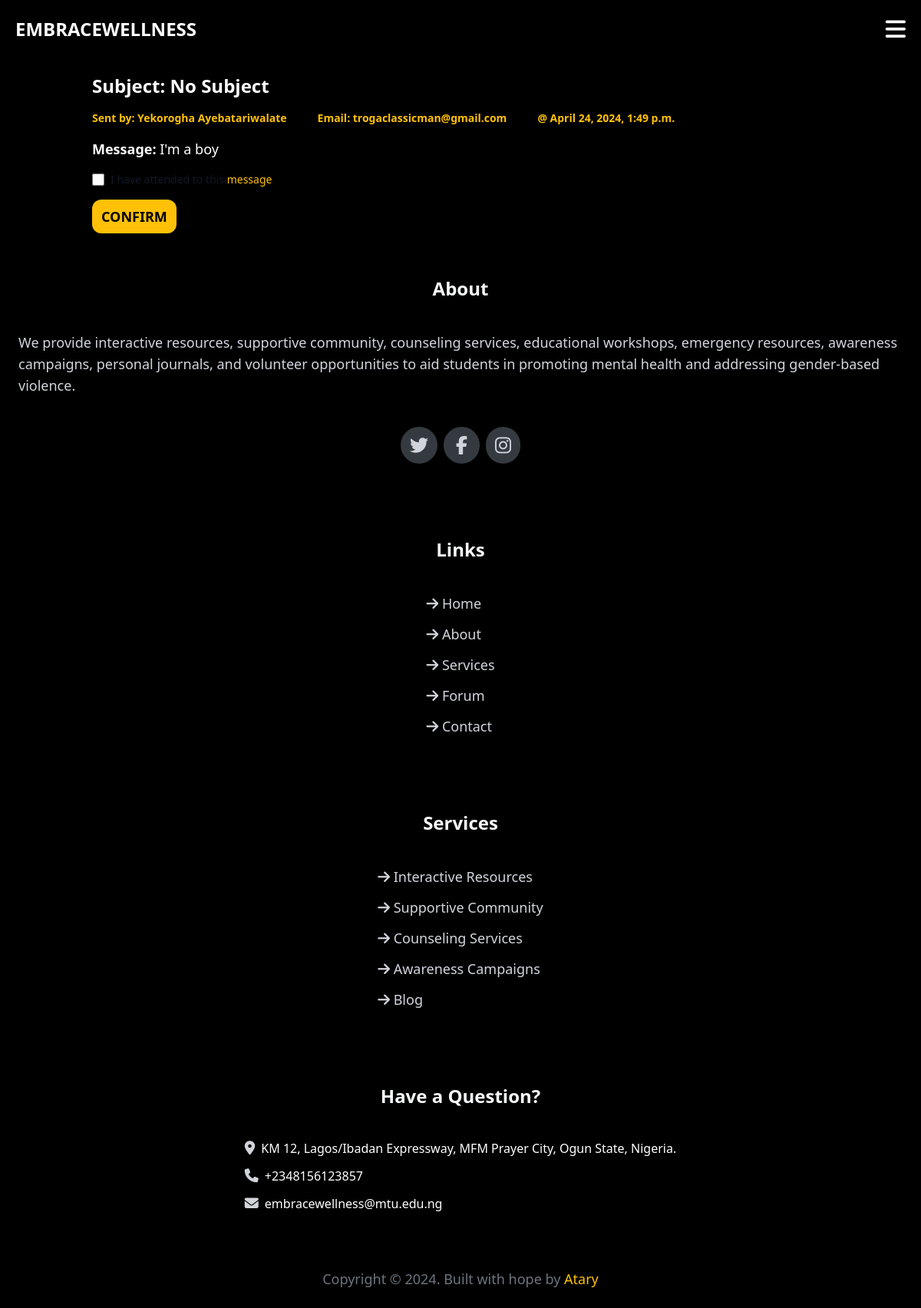
The page /direct_messages/1/ on the database as committed earlier.
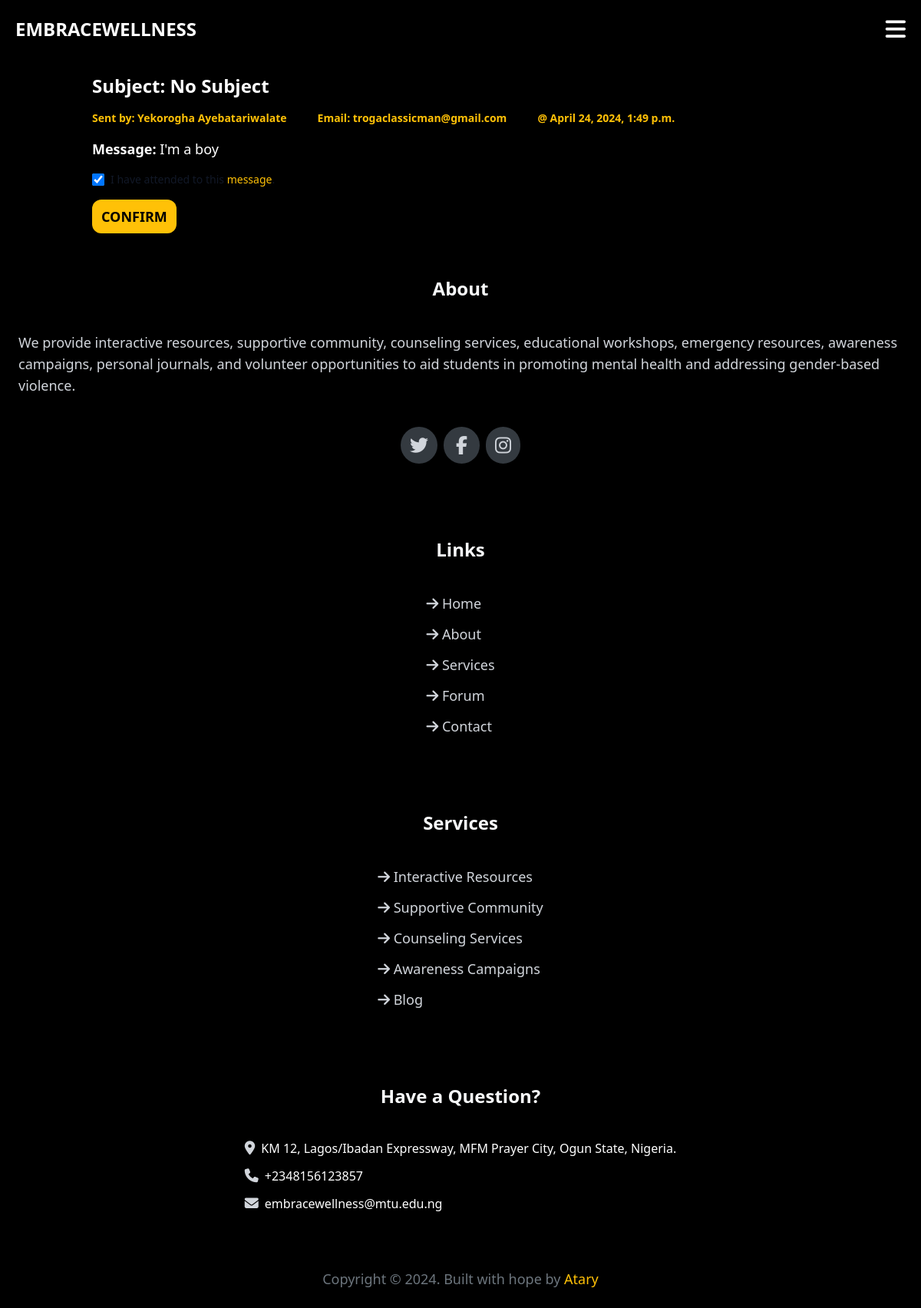
The same page on the database as committed later.
### contact/models.py (models this page shows, shortened)
class Contact(models.Model):
    name = models.CharField(max_length=300, default="Anonymous")
    email = models.EmailField(null=False, blank=False)
    subject = models.CharField(max_length=300, default="No subject")
    message = models.TextField(null=False, blank=False)
    attended_to = models.BooleanField(default=False)
    created_at = models.DateTimeField(auto_now_add=True)

### contact/views.py (the view)
# urls.py: path('<int:pk>/', views.detail, name='detail'),
def detail(request, pk):
    message = get_object_or_404(Contact, pk=pk)
    user_is_staff = request.user.is_staff
    if request.method == 'POST':
        form = AttendToForm(request.POST, instance=message)
        if form.is_valid():
            form.save(commit=True)
            return redirect('contact:index')
    else:
        form = AttendToForm(instance=message)
    return render(request, 'contact/detail.html', {
        'user_is_staff': user_is_staff,
        'message': message,
        'form': form
    })

### contact/forms.py
class AttendToForm(forms.ModelForm):
    class Meta:
        model = Contact
        fields = ['attended_to',]
    attended_to = forms.BooleanField(widget=forms.CheckboxInput(attrs={
        "class": "w-4 h-4 text-mustard bg-mustard border-mustard rounded focus:ring-mustard dark:focus:ring-mustard dark:ring-offset-mustard focus:ring-2 dark:bg-mustard dark:border-mustard"
    }))

### contact/templates/contact/detail.html (shortened to what this page needs)
{% extends 'core/base.html' %}
{% block content %}
<div class="pt-[5rem] w-4/5 mx-auto">
    <h3 class=" font-extrabold text-white lg:text-2xl text-xl w-full my-4 ">Subject: {{ message.subject }}</h3>
    <p class="text-mustard font-bold flex sm:flex-row  flex-col justify-start  items-start sm:items-center sm:space-x-10 text-sm  my-4">
        <span>
            Sent by: {{ message.name }}
        </span>
        <span>
            Email: {{ message.email }}
        </span>
        <span>
            @ {{ message.created_at }}
        </span>
    </p>
    <p class="text-white text-[1rem] text-lg my-4"   >
        <span class="font-bold">
            Message:
        </span>
        {{ message.message }}
    </p>
    <form action="." method="post">
        <div class="flex items-center">
            {{ form.attended_to  }}
            <label for="link-checkbox" class="ms-2 text-sm font-medium text-gray-900 dark:text-gray-300">I have attended to this <a href="#" class="text-mustard  hover:underline">message</a>.</label>
        </div>
        <button class="text-lg font-semibold mt-[1rem] px-3 py-2 bg-black text-black rounded-xl  bg-mustard   hover:bg-white  hover:text-black uppercase">confirm</button>
    </form>
</div>
{% endblock %}

### core/templates/core/base.html (shortened to what this page needs)
{% load static %}
<!DOCTYPE html>
<html lang="en">
<head>
    <script src="{% static 'js/tailwind.js' %}"></script>
</head>
<body class="bg-black font-sans text-white">
    <nav class="fixed w-full z-[4] xl:flex xl:justify-center xl:space-x-72 p-5 bg-black  text-white shadow">
      <div class="flex items-center justify-between cursor-pointer uppercase text-2xl ">
        <span class="font-extrabold hover:text-mustard">
          <a href="{% url 'core:index' %}">embracewellness</a>
        </span>
        <span class="xl:hidden block hover:text-mustard text-3xl">
          <i name="menu" onclick="Menu(this)" class="fa-solid fa-bars"></i>
        </span>
      </div>
    </nav>
    {% block content %}
    {% endblock %}
    <footer class="xl:w-4/5  w-full my-2 mx-auto flex flex-col items-start xl:flex-row  xl:justify-center ">
      <div class="py-10 px-6 text-left flex flex-col justify-center items-center xl:items-start space-y-10 mx-auto xl:my-0 my-2 w-full xl:w-1/4" >
          <h3 class="text-2xl  text-[#f8f9fa] font-bold">About</h3>
          <p class="text-gray-300 text-lg">We provide interactive resources, supportive community, counseling services, educational workshops, emergency resources, awareness campaigns, personal journals, and volunteer opportunities to aid students in promoting mental health and addressing gender-based violence.</p>
          <div class="text-2xl flex flex-row space-x-2">
            <span>
              <i class="fa-brands cursor-pointer hover:bg-mustard fa-twitter py-3 px-3 rounded-full text-gray-300 bg-[#343a40]"></i>
            </span>
            <span>
              <i class="fa-brands  cursor-pointer hover:bg-mustard  fa-facebook-f py-3 px-4 rounded-full text-gray-300  bg-[#343a40]"></i>
            </span>
            <span>
              <i class="fa-brands  cursor-pointer  hover:bg-mustard fa-instagram py-3 px-3 rounded-full text-gray-300  bg-[#343a40]"></i>
            </span>
          </div>
      </div>
      <div class="py-10 text-left flex flex-col justify-content xl:items-start items-center space-y-10 xl:w-1/4 w-full xl:my-0 my-2 mx-auto" >
          <h3 class="text-2xl font-bold text-[#f8f9fa]">Links</h3>
          <ul class=" flex flex-col space-y-3 text-lg">
            <span class="text-gray-300">
              <i class=" text-gray-300 text-lg fa-solid fa-arrow-right"></i>
              Home
            </span>
            <span class="text-gray-300">
              <i class="text-gray-300 text-lg fa-solid fa-arrow-right"></i>
              About
            </span>
            <span class="text-gray-300">
              <i class=" text-gray-300 text-lg fa-solid fa-arrow-right"></i>
              Services
            </span>
            <span class="text-gray-300">
              <i class=" text-gray-300 text-lg fa-solid fa-arrow-right"></i>
              Forum
            </span>
            <span class="text-gray-300">
              <i class="text-gray-300 text-lg fa-solid fa-arrow-right"></i>
              Contact
            </span>
          </ul>
      </div>
      <div class="py-10 text-left flex flex-col justify-content xl:items-start items-center space-y-10 xl:w-1/4 w-full xl:my-0 my-2 mx-auto" >
          <h3 class="text-2xl font-bold text-[#f8f9fa]">Services</h3>
          <ul class=" flex flex-col space-y-3 text-lg">
            <span class="text-gray-300">
              <i class="text-gray-300 text-lg fa-solid fa-arrow-right"></i>
              Interactive Resources
            </span>
            <span class="text-gray-300">
              <i class="text-gray-300 text-lg fa-solid fa-arrow-right"></i>
              Supportive Community
            </span>
            <span class="text-gray-300">
              <i class=" text-gray-300 text-lg fa-solid fa-arrow-right"></i>
              Counseling Services
            </span>
            <span class="text-gray-300">
              <i class=" text-gray-300 text-lg fa-solid fa-arrow-right"></i>
              Awareness Campaigns
            </span>
            <span class="text-gray-300">
              <i class="text-gray-300 text-lg fa-solid fa-arrow-right"></i>
              Blog
            </span>
          </ul>
      </div>
      <div class="py-10 text-left flex flex-col justify-content xl:items-start items-center space-y-10 xl:w-1/4 w-full xl:my-0 my-2 mx-auto" >
        <h3 class="text-2xl font-bold text-[#f8f9fa]">Have a Question?</h3>
        <div>
          <div class="flex space-x-2 mb-3">
            <span>
              <i class="fa-solid fa-location-dot text-lg text-gray-300"></i>
            </span>
            <p>	KM 12, Lagos/Ibadan Expressway, MFM Prayer City, Ogun State, Nigeria.</p>
          </div>
          <div class="flex space-x-2 mb-3">
            <span>
              <i class="fa-solid fa-phone text-lg text-gray-300"></i>
            </span>
            <p>+2348156123857</p>
          </div>
          <div class="flex space-x-2">
            <span>
              <i class="fa-solid fa-envelope text-lg text-gray-300"></i>
            </span>
            <p>embracewellness@mtu.edu.ng</p>
          </div>
        </div>
    </div>
    </footer>
    <div class="text-[#6c757d] text-center text-lg m-6 text-wrap">
      <span>
        Copyright &copy; 2024. Built with hope by <a href="https://twitter.com/MyhnTari" class="cursor-pointer text-mustard  no-underline hover:underline hover:underline-offset-2">Atary</a>
      </span>
    </div>
</body>
</html>

Rows that differ between the two databases and show on the page:
changed Contact "No Subject": attended_to "☐" → "☑"
